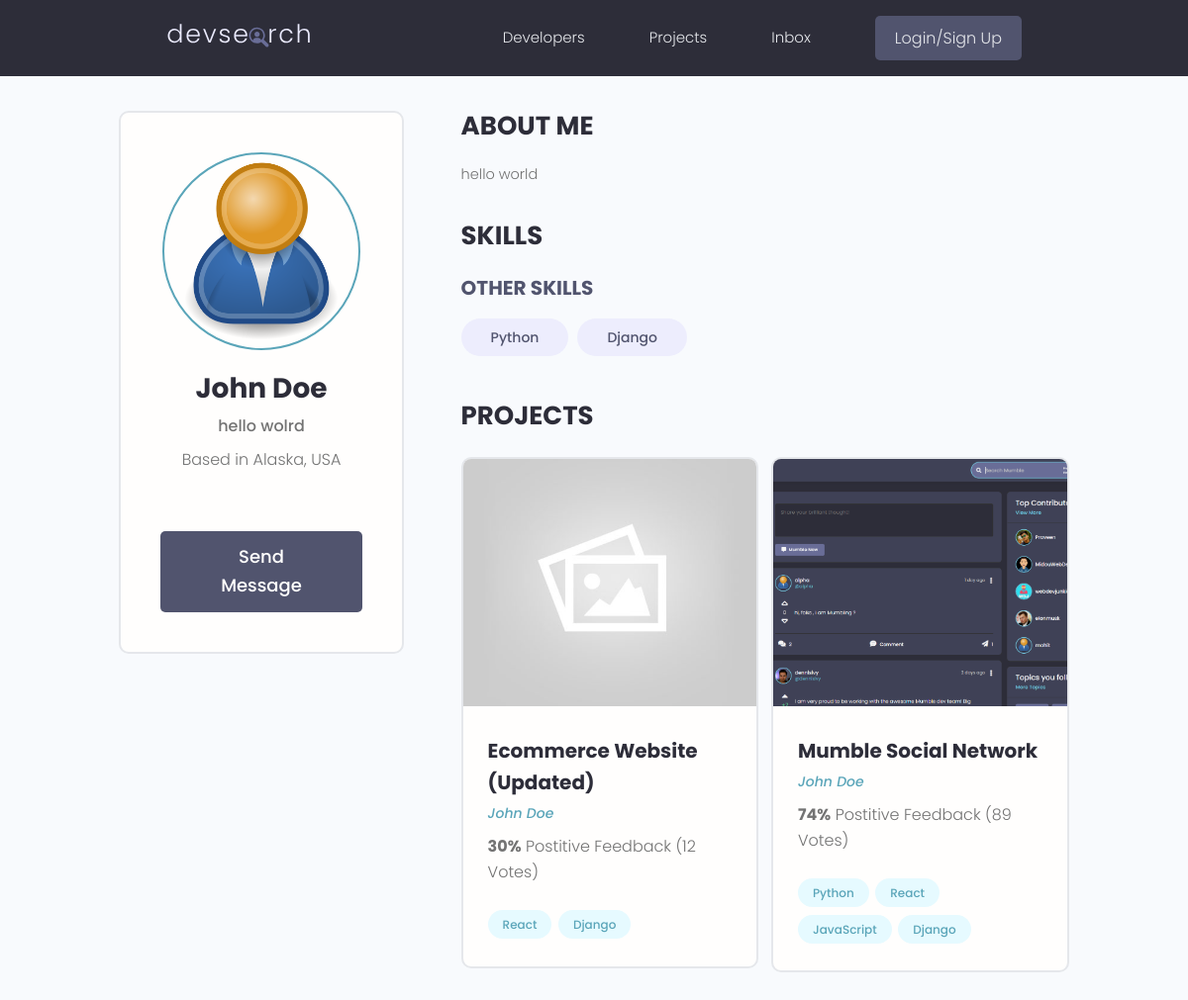
Page /profile/98881d78-756c-4a87-8f6f-55ecf1b076de/ on the committed database.
### users/models.py (models this page shows, shortened)
class Profile(models.Model):
    user = models.OneToOneField(User, on_delete=models.CASCADE, null=True, blank=True)
    name = models.CharField(max_length=200, blank=True, null=True)
    email = models.EmailField(max_length=500, blank=True, null=True)
    username = models.CharField(max_length=200, blank=True, null=True)
    location = models.CharField(max_length=200, blank=True, null=True)
    short_intro = models.CharField(max_length=200, blank=True, null=True)
    bio = models.TextField(blank=True, null=True)
    profile_image = models.ImageField(null=True, blank=True, upload_to='profiles/', default='profiles/user-default.png')
    social_twitter = models.CharField(max_length=200, blank=True, null=True)
    social_linkedin = models.CharField(max_length=200, blank=True, null=True)
    social_website = models.CharField(max_length=200, blank=True, null=True)
    social_youtube = models.CharField(max_length=200, blank=True, null=True)
    social_github = models.CharField(max_length=200, blank=True, null=True)
    created = models.DateTimeField(auto_now_add=True)
    id = models.UUIDField(default=uuid.uuid4, unique=True, primary_key=True, editable=False)

class Skill(models.Model):
    owner = models.ForeignKey(Profile, on_delete=models.CASCADE, null=True, blank=True)
    name = models.CharField(max_length=200, blank=True, null=True)
    description = models.TextField(blank=True, null=True)
    created = models.DateTimeField(auto_now_add=True)
    id = models.UUIDField(default=uuid.uuid4, unique=True, primary_key=True, editable=False)

### projects/models.py (models this page shows, shortened)
class Project(models.Model):
    owner = models.ForeignKey(Profile, null=True, blank=True, on_delete=models.SET_NULL)
    title = models.CharField(max_length=200)
    description = models.TextField(null=True, blank=True)
    featured_image = models.ImageField(null=True, blank=True,  default="default.jpg")
    demo_link = models.CharField(max_length=2000, null=True, blank=True)
    source_link = models.CharField(max_length=2000, null=True, blank=True)
    tags = models.ManyToManyField("Tag", blank=True)
    vote_total = models.IntegerField(default=0, null=True, blank=True)
    vote_ratio = models.IntegerField(default=0, null=True, blank=True)
    created = models.DateTimeField(auto_now_add=True)
    id = models.UUIDField(default=uuid.uuid4, unique=True, primary_key=True, editable=False)

class Tag(models.Model):
    name = models.CharField(max_length=200)
    created = models.DateTimeField(auto_now_add=True)
    id = models.UUIDField(default=uuid.uuid4, unique=True, primary_key=True, editable=False)
    def __str__(self):
        return self.name

### users/views.py (the view)
# urls.py: path('profile/<str:pk>/', views.userProfile, name="user-profile"),
def userProfile(request, pk):
    profile = Profile.objects.get(id=pk)
    topSkills = profile.skill_set.exclude(description__exact="")
    otherSkills = profile.skill_set.filter(description="")
    context = {'profile': profile, 'topSkills' : topSkills, 'otherSkills': otherSkills}
    return render(request, 'users/user-profile.html', context)

### users/templates/users/user-profile.html (shortened to what this page needs)
{%extends 'main.html'%} {%block content%}
<main class="profile my-md">
    <div class="container">
        <div class="layout">
            <div class="column column--1of3">
                <div class="card text-center">
                    <div class="card__body dev">
                        <img
                            class="avatar avatar--xl"
                            src="{{ profile.profile_image.url }}"
                        />
                        <h2 class="dev__name">{{profile.name}}</h2>
                        <p class="dev__title">{{profile.short_intro}}</p>
                        <p class="dev__location">
                            Based in {{profile.location}}
                        </p>
                        <a href="#" class="btn btn--sub btn--lg"
                            >Send Message
                        </a>
                    </div>
                </div>
            </div>
            <div class="column column--2of3">
                <div class="devInfo">
                    <h3 class="devInfo__title">About Me</h3>
                    <p class="devInfo__about">{{profile.bio}}</p>
                </div>
                <div class="devInfo">
                    <h3 class="devInfo__title">Skills</h3>
                    <div class="devInfo__skills">
                        <h3 class="devInfo__subtitle">Other Skills</h3>
                        <div class="devInfo__otherSkills">
                            {%for skill in otherSkills%}
                            <span class="tag tag--pill tag--sub tag--lg">
                                <small>{{skill.name}}</small>
                            </span>
                            {%endfor%}
                        </div>
                    </div>
                </div>
                <div class="devInfo">
                    <h3 class="devInfo__title">Projects</h3>
                    <div class="grid grid--two">
                        {% for project in profile.project_set.all %}
                        <div class="column">
                            <div class="card project">
                                <a
                                    href="{% url 'project' project.id %}"
                                    class="project"
                                >
                                    <img
                                        class="project__thumbnail"
                                        src="{{project.featured_image.url}}"
                                        alt="project thumbnail"
                                    />
                                    <div class="card__body">
                                        <h3 class="project__title">
                                            {{project.title}}
                                        </h3>
                                        <p>
                                            <a
                                                class="project__author"
                                                href="{% url 'user-profile' project.owner.id%}"
                                                >{{project.owner.name}}</a
                                            >
                                        </p>
                                        <p class="project--rating">
                                            <span style="font-weight: bold"
                                                >{{project.vote_ratio}}%</span
                                            >
                                            Postitive Feedback
                                            ({{project.vote_total}}
                                            Vote{{project.vote_total|pluralize:"s"}})
                                        </p>
                                        <div class="project__tags">
                                            {% for tag in project.tags.all %}
                                            <span
                                                class="tag tag--pill tag--main"
                                            >
                                                <small>{{tag}}</small>
                                            </span>
                                            {% endfor %}
                                        </div>
                                    </div>
                                </a>
                            </div>
                        </div>
                        {% endfor %}
                    </div>
                </div>
            </div>
        </div>
    </div>
</main>
{%endblock content%}

### static/styles/app.css (style rules this page uses)
:root { --color-sub: #2d2d39; }
.btn--sub { background-color: var(--color-sub-light); }
.card { border: 2px solid var(--color-light); }
img { width: 100%; }
.profile .card > .dev { padding: 4rem; }
.dev__name { color: var(--color-sub); font-size: 2.8rem; font-weight: 700; margin-top: 1rem; margin-bottom: 0.5rem; }
.dev__title { font-size: 1.6rem; font-weight: 500; line-height: 1.3; }
.dev__location { margin-top: 1rem; }
.devInfo { margin-bottom: 3rem; }
.devInfo__title, .devInfo__subtitle { font-size: 2.6rem; color: var(--color-sub); text-transform: uppercase; font-weight: 700; margin-bottom: 1.5rem; }
.devInfo__subtitle { font-size: 2rem; color: var(--color-sub-light); }
.devInfo__about, .devSkill__info { font-size: 1.45rem; line-height: 1.7; text-align: justify; }
.project__author { font-size: 1.4rem; font-style: italic; }
.project--rating { margin-bottom: 1.6em; margin-top: .5em; }
.project__thumbnail { height: 25rem; object-fit: cover; object-position: top center; }
.project__title { font-size: 2rem; font-weight: 700; color: var(--color-sub); }

### static/uikit/styles/modules/_variables.css (style rules this page uses)
:root { --color-main: #5aa5b9; --color-main-light: #e6faff; --color-sub: #3f4156; --color-sub-light: #51546e; --color-sub-lighter: #ededfd; --color-text: #737373; --color-gray: #8b8b8b; --color-light: #e5e7eb; --color-light-gray: #767676; --color-bg: #f8fafd; --color-white: #fffefd; --color-white-light: #f3f3f3; --color-success: #359e64; --color-success-bg: #def8e8; --color-error: #fc4b0b; --color-error-bg: #fff2ee; --font-base: 'Poppins', arial, helvetica, 'Segoe UI', roboto, ubuntu, sans-serif; --font-monospace: 'Fira Code', 'Courier New', courier, monospace; --font-regular: 300; --font-medium: 500; --font-bold: 700; --generic-shadow: 1px 1px 5px #00000010; --generic-transition: all 0.3s ease-in-out; }

### static/uikit/styles/modules/_base.css (style rules this page uses)
* { margin: 0; padding: 0; box-sizing: border-box; text-rendering: optimizeLegibility; color: inherit; font-size: inherit; }
html { font-size: 50%; }
@media only screen and (min-width: 480px) { html { font-size: 56.25%; } }
@media only screen and (min-width: 1200px) { html { font-size: 62.5%; } }
body { line-height: 1.6; font-weight: 400; font-size: 1.5rem; color: var(--color-text); background-color: var(--color-bg); min-height: 100vh; }

### static/uikit/styles/modules/_typography.css (style rules this page uses)
* { font-family: var(--font-base); }
h2 { font-size: 3.6rem; font-weight: var(--font-bold); }
h3 { font-size: 3.2rem; font-weight: var(--font-medium); }
p, span, strong { font-size: 1.6rem; color: var(--color-text); font-weight: var(--font-regular); }
a { padding-bottom: 2px; text-decoration: none; display: inline-block; color: var(--color-main); font-weight: var(--font-medium); }

### static/uikit/styles/modules/_utilities.css (style rules this page uses)
.container { width: 92%; max-width: 165rem; margin: 0 auto; box-sizing: border-box; }
@media screen and (min-width: 1000px) { .container { width: 90%; } }
@media screen and (min-width: 1200px) { .container { width: 80%; } }
.text-center { text-align: center; }
.my-md { margin: 3rem auto; }

### static/uikit/styles/modules/_avatar.css (style rules this page uses)
.avatar { border-radius: 50%; border: 2px solid var(--color-main); object-fit: cover; }
.avatar--xl { height: 20rem; width: 20rem; }

### static/uikit/styles/modules/_button.css (style rules this page uses)
.btn { display: inline-block; position: relative; cursor: pointer; background-color: var(--color-light); font-weight: var(--font-medium); color: var(--color-sub); text-decoration: none; padding: 1rem 2rem; border-radius: 0.5rem; border: none; width: -webkit-fit-content; width: -moz-fit-content; width: fit-content; height: -webkit-fit-content; height: -moz-fit-content; height: fit-content; font-size: 1.6rem; outline-width: 0; outline-color: transparent; -webkit-backface-visibility: hidden; backface-visibility: hidden; transition: all 0.3s ease-in-out; }
.btn--sub { background-color: var(--color-sub); color: var(--color-white); }
.btn--lg { font-size: 1.8rem; padding: 1.2rem 4.5rem; }

### static/uikit/styles/modules/_card.css (style rules this page uses)
.card { border-radius: 1rem; background-color: var(--color-white); border: 1.5px solid var(--color-light); width: auto; height: auto; margin-top: 0.5rem; margin-bottom: 0.5rem; overflow: hidden; }
.card__body, .card__header { padding: 2rem 2.5rem; }

### static/uikit/styles/modules/_grid.css (style rules this page uses)
.grid { display: flex; flex-wrap: wrap; justify-content: flex-start; align-items: stretch; }
.grid > .column { min-width: 28rem; margin-bottom: 2.5rem; }
.grid--two > .column { flex-basis: 100%; }
@media screen and (min-width: 800px) { .grid--two { margin-right: -2%; } }
@media screen and (min-width: 800px) { .grid--two > .column { margin-right: 2%; } }
@media screen and (min-width: 800px) { .grid--two > .column { flex-basis: 48%; } }

### rows in the picture
Profile: profile_image (placeholder picture), name "John Doe", short_intro "hello wolrd", location "Alaska, USA", bio "hello world"
Skill: name "Python"
Skill: name "Django"
Project: featured_image (placeholder picture), title "Ecommerce Website (Updated)", owner.name "John Doe", vote_ratio "30", vote_total "12"
Tag: name "React"
Tag: name "Django"
Project: featured_image (picture), title "Mumble Social Network", owner.name "John Doe", vote_ratio "74", vote_total "89"
Tag: name "Python"
Tag: name "JavaScript"
